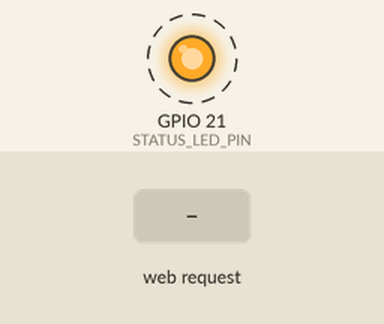
Recording of a program running on a simulated Seeed XIAO ESP32-S3. On the bench: output pins drawn as LEDs (lit = HIGH). Dashed ring = blinking. The test bench sets the inputs (shaded band). WiFi joins after 1.5 s; servers stay silent unless stated; the camera gives no picture; what the program prints to the serial monitor is not drawn.

Above: at 1.5 s.
1.6 s: HTTP request GET / received
3.5 s: HTTP request GET /status received
5.5 s: HTTP request GET /jpg received
Timing chart, 0 to 13.5 s (numbered marks = the images above; inputs shaded):
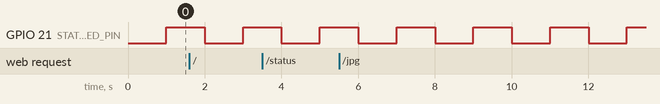

The program:

main.cpp
```cpp
#include <Arduino.h>

#include "camera_setup.h"
#include "config.h"
#include "led_blinker.h"
#include "web_server.h"
#include "wifi_setup.h"

namespace {

void logBootInfo() {
  Serial.println();
#ifdef MAIN_ESP
  Serial.println("Boot mode: MAIN_ESP");
#elif defined(FRONT_ESP)
  Serial.println("Boot mode: FRONT_ESP");
#else
#error "Define MAIN_ESP or FRONT_ESP in platformio.ini"
#endif
}

}  // namespace

void setup() {
  Serial.begin(SERIAL_BAUD);

  unsigned long serialStart = millis();
  while (!Serial && millis() - serialStart < 3000) {
    delay(10);
  }

  logBootInfo();
  setupLedBlinker();
  setupWifi();
  setupCamera();
  setupWebServer();
}

void loop() {
  handleLedBlinker();
  handleWifi();
  handleWebServer();
}
```

camera_setup.cpp
```cpp
#include "camera_setup.h"

#include <Arduino.h>
#include <esp_camera.h>
#include <esp_heap_caps.h>

#include "camera_pins.h"

bool setupCamera() {
  camera_config_t config = {};
  config.ledc_channel = LEDC_CHANNEL_0;
  config.ledc_timer = LEDC_TIMER_0;
  config.pin_d0 = Y2_GPIO_NUM;
  config.pin_d1 = Y3_GPIO_NUM;
  config.pin_d2 = Y4_GPIO_NUM;
  config.pin_d3 = Y5_GPIO_NUM;
  config.pin_d4 = Y6_GPIO_NUM;
  config.pin_d5 = Y7_GPIO_NUM;
  config.pin_d6 = Y8_GPIO_NUM;
  config.pin_d7 = Y9_GPIO_NUM;
  config.pin_xclk = XCLK_GPIO_NUM;
  config.pin_pclk = PCLK_GPIO_NUM;
  config.pin_vsync = VSYNC_GPIO_NUM;
  config.pin_href = HREF_GPIO_NUM;
  config.pin_sccb_sda = SIOD_GPIO_NUM;
  config.pin_sccb_scl = SIOC_GPIO_NUM;
  config.pin_pwdn = PWDN_GPIO_NUM;
  config.pin_reset = RESET_GPIO_NUM;
  config.xclk_freq_hz = 20000000;
  config.pixel_format = PIXFORMAT_JPEG;
  config.frame_size = FRAMESIZE_QVGA;
  config.jpeg_quality = 12;
  config.grab_mode = CAMERA_GRAB_WHEN_EMPTY;

  if (psramFound()) {
    Serial.println("PSRAM found; using two camera frame buffers");
    config.fb_location = CAMERA_FB_IN_PSRAM;
    config.fb_count = 2;
  } else {
    Serial.println("PSRAM not found; using one camera frame buffer");
    config.fb_location = CAMERA_FB_IN_DRAM;
    config.fb_count = 1;
  }

  esp_err_t error = esp_camera_init(&config);
  if (error != ESP_OK) {
    Serial.printf("Camera init failed: 0x%x\n", error);
    return false;
  }

  Serial.println("Camera init successful");
  return true;
}
```

camera_setup.h
```cpp
#pragma once

bool setupCamera();
```

led_blinker.cpp
```cpp
#include "led_blinker.h"

#include <Arduino.h>

namespace {

#ifdef LED_BUILTIN
constexpr int STATUS_LED_PIN = LED_BUILTIN;
#else
constexpr int STATUS_LED_PIN = 21;
#endif

unsigned long blinkIntervalMs = 1000;
unsigned long lastBlinkAt = 0;
bool ledOn = false;

void writeLed(bool on) {
  digitalWrite(STATUS_LED_PIN, on ? HIGH : LOW);
}

}  // namespace

void setupLedBlinker() {
  pinMode(STATUS_LED_PIN, OUTPUT);
  writeLed(false);
  Serial.print("LED blinker started on pin ");
  Serial.println(STATUS_LED_PIN);
}

void handleLedBlinker() {
  if (millis() - lastBlinkAt < blinkIntervalMs) {
    return;
  }

  lastBlinkAt = millis();
  ledOn = !ledOn;
  writeLed(ledOn);
}

void setLedBlinkInterval(unsigned long intervalMs) {
  blinkIntervalMs = intervalMs;
}
```

led_blinker.h
```cpp
#pragma once

void setupLedBlinker();
void handleLedBlinker();
void setLedBlinkInterval(unsigned long intervalMs);
```

web_server.cpp
```cpp
#include "web_server.h"

#include <Arduino.h>
#include <WebServer.h>
#include <WiFi.h>
#include <esp_camera.h>

#include "config.h"

namespace {

WebServer server(WEB_SERVER_PORT);

const char *STREAM_CONTENT_TYPE = "multipart/x-mixed-replace; boundary=frame";
const char *STREAM_BOUNDARY = "\r\n--frame\r\n";
const char *STREAM_PART = "Content-Type: image/jpeg\r\nContent-Length: %u\r\n\r\n";

void logRequest() {
  Serial.print("HTTP ");
  Serial.println(server.uri());
}

String statusJson() {
  String json = "{";
#ifdef MAIN_ESP
  json += "\"mode\":\"MAIN_ESP\",";
  json += "\"ip\":\"" + WiFi.softAPIP().toString() + "\",";
  json += "\"stations\":" + String(WiFi.softAPgetStationNum());
#else
  json += "\"mode\":\"FRONT_ESP\",";
  json += "\"ip\":\"" + WiFi.localIP().toString() + "\",";
  json += "\"rssi\":" + String(WiFi.RSSI());
#endif
  json += "}";
  return json;
}

void handleRoot() {
  logRequest();
#ifdef MAIN_ESP
  const char html[] PROGMEM = R"HTML(
<!doctype html>
<html lang="en">
<head>
  <meta charset="utf-8">
  <meta name="viewport" content="width=device-width, initial-scale=1">
  <title>SMARS Robot Dashboard</title>
  <style>
    body { margin: 0; font-family: system-ui, sans-serif; background: #111; color: #f4f4f4; }
    main { max-width: 960px; margin: 0 auto; padding: 20px; }
    h1 { margin: 0 0 12px; font-size: 28px; }
    .status { margin-bottom: 16px; color: #ccc; }
    .feeds { display: grid; gap: 16px; grid-template-columns: repeat(auto-fit, minmax(280px, 1fr)); }
    section { background: #1d1d1d; border: 1px solid #333; border-radius: 8px; padding: 12px; }
    h2 { margin: 0 0 10px; font-size: 18px; }
    img { display: block; width: 100%; height: auto; background: #000; }
  </style>
</head>
<body>
  <main>
    <h1>SMARS Robot Dashboard</h1>
    <div class="status">Main ESP at 192.168.4.1, Front ESP expected at 192.168.4.2</div>
    <div class="feeds">
      <section>
        <h2>Main ESP Camera</h2>
        <img src="/stream" alt="Main ESP camera stream">
      </section>
      <section>
        <h2>Front ESP Camera</h2>
        <img src="http://192.168.4.2/stream" alt="Front ESP camera stream">
      </section>
    </div>
  </main>
</body>
</html>
)HTML";
  server.send_P(200, "text/html", html);
#else
  server.send(404, "text/plain", "Front ESP has no dashboard. Use /status, /jpg, or /stream.");
#endif
}

void handleStatus() {
  logRequest();
  server.send(200, "application/json", statusJson());
}

void handleJpg() {
  logRequest();
  camera_fb_t *frame = esp_camera_fb_get();
  if (frame == nullptr) {
    server.send(503, "text/plain", "Camera capture failed");
    return;
  }

  server.sendHeader("Content-Disposition", "inline; filename=capture.jpg");
  server.setContentLength(frame->len);
  server.send(200, "image/jpeg", "");
  server.client().write(frame->buf, frame->len);
  esp_camera_fb_return(frame);
}

void handleStream() {
  logRequest();
  WiFiClient client = server.client();

  client.println("HTTP/1.1 200 OK");
  client.print("Content-Type: ");
  client.println(STREAM_CONTENT_TYPE);
  client.println("Cache-Control: no-cache");
  client.println("Connection: close");
  client.println();

  while (client.connected()) {
    camera_fb_t *frame = esp_camera_fb_get();
    if (frame == nullptr) {
      Serial.println("Camera capture failed during stream");
      break;
    }

    char partHeader[64];
    size_t headerLength = snprintf(partHeader, sizeof(partHeader), STREAM_PART, frame->len);

    if (client.write(reinterpret_cast<const uint8_t *>(STREAM_BOUNDARY), strlen(STREAM_BOUNDARY)) != strlen(STREAM_BOUNDARY) ||
        client.write(reinterpret_cast<const uint8_t *>(partHeader), headerLength) != headerLength ||
        client.write(frame->buf, frame->len) != frame->len) {
      esp_camera_fb_return(frame);
      break;
    }

    esp_camera_fb_return(frame);
    delay(10);
  }
}

void handleNotFound() {
  logRequest();
  server.send(404, "text/plain", "Not found");
}

}  // namespace

void setupWebServer() {
#ifdef MAIN_ESP
  server.on("/", HTTP_GET, handleRoot);
#endif
  server.on("/status", HTTP_GET, handleStatus);
  server.on("/jpg", HTTP_GET, handleJpg);
  server.on("/stream", HTTP_GET, handleStream);
  server.onNotFound(handleNotFound);
  server.begin();
  Serial.println("Web server started");
}

void handleWebServer() {
  server.handleClient();
}
```

web_server.h
```cpp
#pragma once

void setupWebServer();
void handleWebServer();
```

wifi_setup.cpp
```cpp
#include "wifi_setup.h"

#include <Arduino.h>
#include <WiFi.h>

#include "config.h"

namespace {

#ifdef FRONT_ESP
unsigned long lastReconnectAttempt = 0;
constexpr unsigned long reconnectIntervalMs = 5000;

void startFrontWifiConnection() {
  Serial.print("Connecting to Wi-Fi AP: ");
  Serial.println(WIFI_SSID);
  WiFi.disconnect(false);
  WiFi.begin(WIFI_SSID, WIFI_PASSWORD);
}
#endif

}  // namespace

bool setupWifi() {
#ifdef MAIN_ESP
  WiFi.mode(WIFI_AP);

  if (!WiFi.softAPConfig(MAIN_AP_IP, MAIN_AP_IP, WIFI_SUBNET)) {
    Serial.println("Failed to configure AP IP");
    return false;
  }

  if (!WiFi.softAP(WIFI_SSID, WIFI_PASSWORD)) {
    Serial.println("Failed to start Wi-Fi AP");
    return false;
  }

  Serial.println("Wi-Fi AP started");
  Serial.print("AP SSID: ");
  Serial.println(WIFI_SSID);
  Serial.print("AP IP address: ");
  Serial.println(WiFi.softAPIP());
  return true;
#elif defined(FRONT_ESP)
  WiFi.mode(WIFI_STA);
  WiFi.setSleep(false);

  if (!WiFi.config(FRONT_STATIC_IP, WIFI_GATEWAY, WIFI_SUBNET)) {
    Serial.println("Failed to configure static station IP; continuing with DHCP");
  }

  startFrontWifiConnection();

  constexpr unsigned long connectTimeoutMs = 20000;
  unsigned long startedAt = millis();
  while (WiFi.status() != WL_CONNECTED && millis() - startedAt < connectTimeoutMs) {
    Serial.print(".");
    delay(500);
  }
  Serial.println();

  if (WiFi.status() != WL_CONNECTED) {
    Serial.println("Wi-Fi connection failed; will keep retrying");
    lastReconnectAttempt = millis();
    return false;
  }

  Serial.println("Wi-Fi connected");
  Serial.print("Assigned IP address: ");
  Serial.println(WiFi.localIP());
  return true;
#else
#error "Define MAIN_ESP or FRONT_ESP in platformio.ini"
#endif
}

void handleWifi() {
#ifdef FRONT_ESP
  if (WiFi.status() == WL_CONNECTED) {
    return;
  }

  if (millis() - lastReconnectAttempt < reconnectIntervalMs) {
    return;
  }

  lastReconnectAttempt = millis();
  Serial.println("Wi-Fi disconnected; retrying");
  startFrontWifiConnection();
#endif
}
```

wifi_setup.h
```cpp
#pragma once

bool setupWifi();
void handleWifi();
```

camera_pins.h
```cpp
#pragma once

// Seeed Studio XIAO ESP32S3 Sense camera pin mapping.
// Keep this isolated so it can be checked against the current Seeed camera example
// if the camera module revision changes.
#define PWDN_GPIO_NUM -1
#define RESET_GPIO_NUM -1
#define XCLK_GPIO_NUM 10
#define SIOD_GPIO_NUM 40
#define SIOC_GPIO_NUM 39

#define Y9_GPIO_NUM 48
#define Y8_GPIO_NUM 11
#define Y7_GPIO_NUM 12
#define Y6_GPIO_NUM 14
#define Y5_GPIO_NUM 16
#define Y4_GPIO_NUM 18
#define Y3_GPIO_NUM 17
#define Y2_GPIO_NUM 15
#define VSYNC_GPIO_NUM 38
#define HREF_GPIO_NUM 47
#define PCLK_GPIO_NUM 13
```

config.h
```cpp
#pragma once

#include <Arduino.h>
#include <IPAddress.h>

constexpr uint32_t SERIAL_BAUD = 115200;

constexpr const char *WIFI_SSID = "SMARS_MAIN";
constexpr const char *WIFI_PASSWORD = "smars1234";

const IPAddress MAIN_AP_IP(192, 168, 4, 1);
const IPAddress FRONT_STATIC_IP(192, 168, 4, 2);
const IPAddress WIFI_GATEWAY(192, 168, 4, 1);
const IPAddress WIFI_SUBNET(255, 255, 255, 0);

constexpr uint16_t WEB_SERVER_PORT = 80;
```

Measured:
- by itself, GPIO 21 (STATUS_LED_PIN): alternates HIGH for 1.0 s and LOW for 1.0 s
